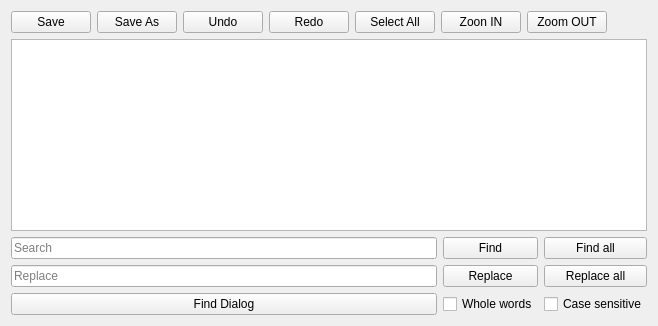
      <widget class="QWidget" name="tab_4">
       <attribute name="title">
        <string>Editor</string>
       </attribute>
       <layout class="QVBoxLayout" name="verticalLayout_14">
        <item>
         <layout class="QHBoxLayout" name="horizontalLayout_15">
          <item>
           <widget class="QPushButton" name="pushButton">
            <property name="minimumSize">
             <size>
              <width>80</width>
              <height>0</height>
             </size>
            </property>
            <property name="maximumSize">
             <size>
              <width>100</width>
              <height>16777215</height>
             </size>
            </property>
            <property name="text">
             <string>Save</string>
            </property>
           </widget>
          </item>
          <item>
           <widget class="QPushButton" name="pushButton_5">
            <property name="minimumSize">
             <size>
              <width>80</width>
              <height>0</height>
             </size>
            </property>
            <property name="maximumSize">
             <size>
              <width>100</width>
              <height>16777215</height>
             </size>
            </property>
            <property name="text">
             <string>Save As</string>
            </property>
           </widget>
          </item>
          <item>
           <widget class="QPushButton" name="pushButton_3">
            <property name="minimumSize">
             <size>
              <width>80</width>
              <height>0</height>
             </size>
            </property>
            <property name="maximumSize">
             <size>
              <width>100</width>
              <height>16777215</height>
             </size>
            </property>
            <property name="text">
             <string>Undo</string>
            </property>
           </widget>
          </item>
          <item>
           <widget class="QPushButton" name="pushButton_6">
            <property name="minimumSize">
             <size>
              <width>80</width>
              <height>0</height>
             </size>
            </property>
            <property name="maximumSize">
             <size>
              <width>100</width>
              <height>16777215</height>
             </size>
            </property>
            <property name="text">
             <string>Redo</string>
            </property>
           </widget>
          </item>
          <item>
           <widget class="QPushButton" name="pushButton_14">
            <property name="minimumSize">
             <size>
              <width>80</width>
              <height>0</height>
             </size>
            </property>
            <property name="maximumSize">
             <size>
              <width>100</width>
              <height>16777215</height>
             </size>
            </property>
            <property name="text">
             <string>Select All</string>
            </property>
           </widget>
          </item>
          <item>
           <widget class="QPushButton" name="pushButton_7">
            <property name="minimumSize">
             <size>
              <width>80</width>
              <height>0</height>
             </size>
            </property>
            <property name="maximumSize">
             <size>
              <width>100</width>
              <height>16777215</height>
             </size>
            </property>
            <property name="text">
             <string>Zoon IN</string>
            </property>
           </widget>
          </item>
          <item>
           <widget class="QPushButton" name="pushButton_13">
            <property name="minimumSize">
             <size>
              <width>80</width>
              <height>0</height>
             </size>
            </property>
            <property name="maximumSize">
             <size>
              <width>100</width>
              <height>16777215</height>
             </size>
            </property>
            <property name="text">
             <string>Zoom OUT</string>
            </property>
           </widget>
          </item>
          <item>
           <spacer name="horizontalSpacer">
            <property name="orientation">
             <enum>Qt::Horizontal</enum>
            </property>
            <property name="sizeHint" stdset="0">
             <size>
              <width>40</width>
              <height>20</height>
             </size>
            </property>
           </spacer>
          </item>
         </layout>
        </item>
        <item>
         <widget class="GcodeTextEdit" name="gcodetextedit_2">
          <property name="currentLineBackground" stdset="0">
           <color>
            <red>143</red>
            <green>179</green>
            <blue>70</blue>
           </color>
          </property>
          <property name="marginBackground" stdset="0">
           <color>
            <red>143</red>
            <green>179</green>
            <blue>70</blue>
           </color>
          </property>
          <property name="marginCurrentLineBackground" stdset="0">
           <color>
            <red>143</red>
            <green>179</green>
            <blue>70</blue>
           </color>
          </property>
         </widget>
        </item>
        <item>
         <layout class="QGridLayout" name="gridLayout_3">
          <item row="1" column="1">
           <widget class="QPushButton" name="pushButton_9">
            <property name="maximumSize">
             <size>
              <width>16777215</width>
              <height>32</height>
             </size>
            </property>
            <property name="text">
             <string>Find</string>
            </property>
           </widget>
          </item>
          <item row="6" column="1">
           <widget class="QCheckBox" name="checkBox_4">
            <property name="text">
             <string>Whole words</string>
            </property>
           </widget>
          </item>
          <item row="3" column="3">
           <widget class="QPushButton" name="pushButton_11">
            <property name="maximumSize">
             <size>
              <width>16777215</width>
              <height>32</height>
             </size>
            </property>
            <property name="text">
             <string>Replace all</string>
            </property>
           </widget>
          </item>
          <item row="1" column="3">
           <widget class="QPushButton" name="pushButton_8">
            <property name="maximumSize">
             <size>
              <width>16777215</width>
              <height>32</height>
             </size>
            </property>
            <property name="text">
             <string>Find all</string>
            </property>
           </widget>
          </item>
          <item row="3" column="1">
           <widget class="QPushButton" name="pushButton_10">
            <property name="maximumSize">
             <size>
              <width>16777215</width>
              <height>32</height>
             </size>
            </property>
            <property name="text">
             <string>Replace</string>
            </property>
           </widget>
          </item>
          <item row="1" column="0">
           <widget class="QLineEdit" name="search_entry">
            <property name="placeholderText">
             <string>Search</string>
            </property>
           </widget>
          </item>
          <item row="3" column="0">
           <widget class="QLineEdit" name="replace_entry">
            <property name="placeholderText">
             <string>Replace</string>
            </property>
           </widget>
          </item>
          <item row="6" column="3">
           <widget class="QCheckBox" name="checkBox_3">
            <property name="text">
             <string>Case sensitive</string>
            </property>
           </widget>
          </item>
          <item row="6" column="0">
           <widget class="DialogButton" name="dialogbutton">
            <property name="text">
             <string>Find Dialog</string>
            </property>
            <property name="dialogName" stdset="0">
             <string>find_dialog</string>
            </property>
           </widget>
          </item>
         </layout>
        </item>
       </layout>
      </widget>
